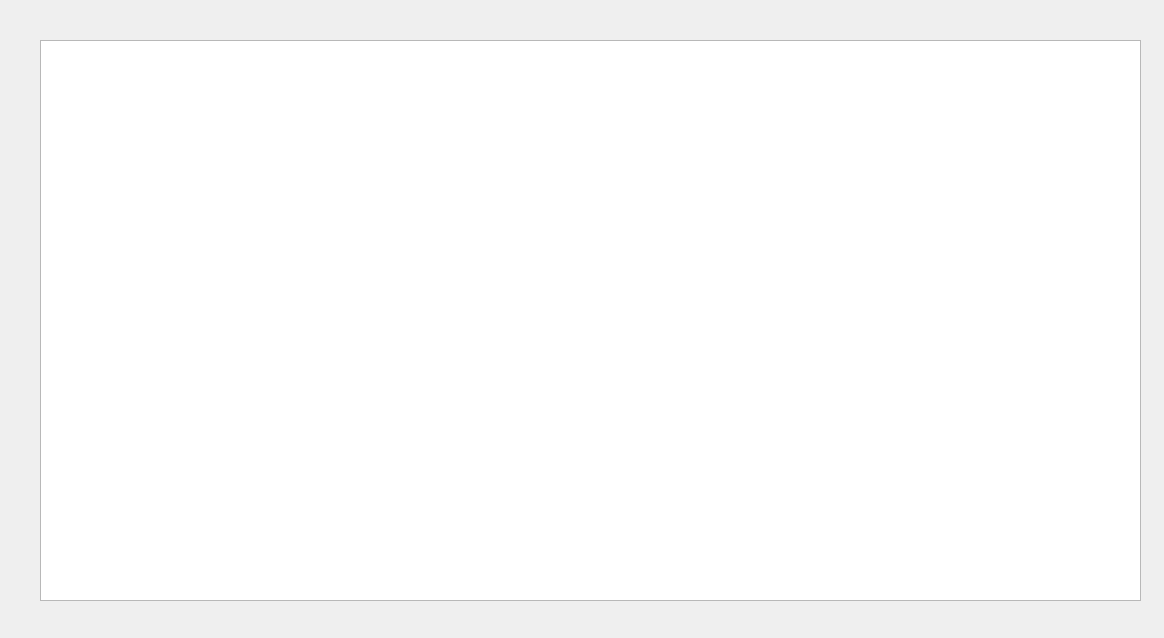
<?xml version="1.0" encoding="UTF-8"?>
<ui version="4.0">
    <class>Form</class>
    <widget class="QWidget" name="Form">
        <property name="geometry">
            <rect>
                <x>0</x>
                <y>0</y>
                <width>1164</width>
                <height>638</height>
            </rect>
        </property>
        <property name="windowTitle">
            <string>Form</string>
        </property>
        <widget class="MultiPlotWidget" name="pop_graph">
            <property name="geometry">
                <rect>
                    <x>40</x>
                    <y>40</y>
                    <width>1101</width>
                    <height>561</height>
                </rect>
            </property>
        </widget>
    </widget>
    <customwidgets>
        <customwidget>
            <class>MultiPlotWidget</class>
            <extends>QGraphicsView</extends>
            <header>pyqtgraph</header>
        </customwidget>
    </customwidgets>
    <resources/>
    <connections/>
</ui>
